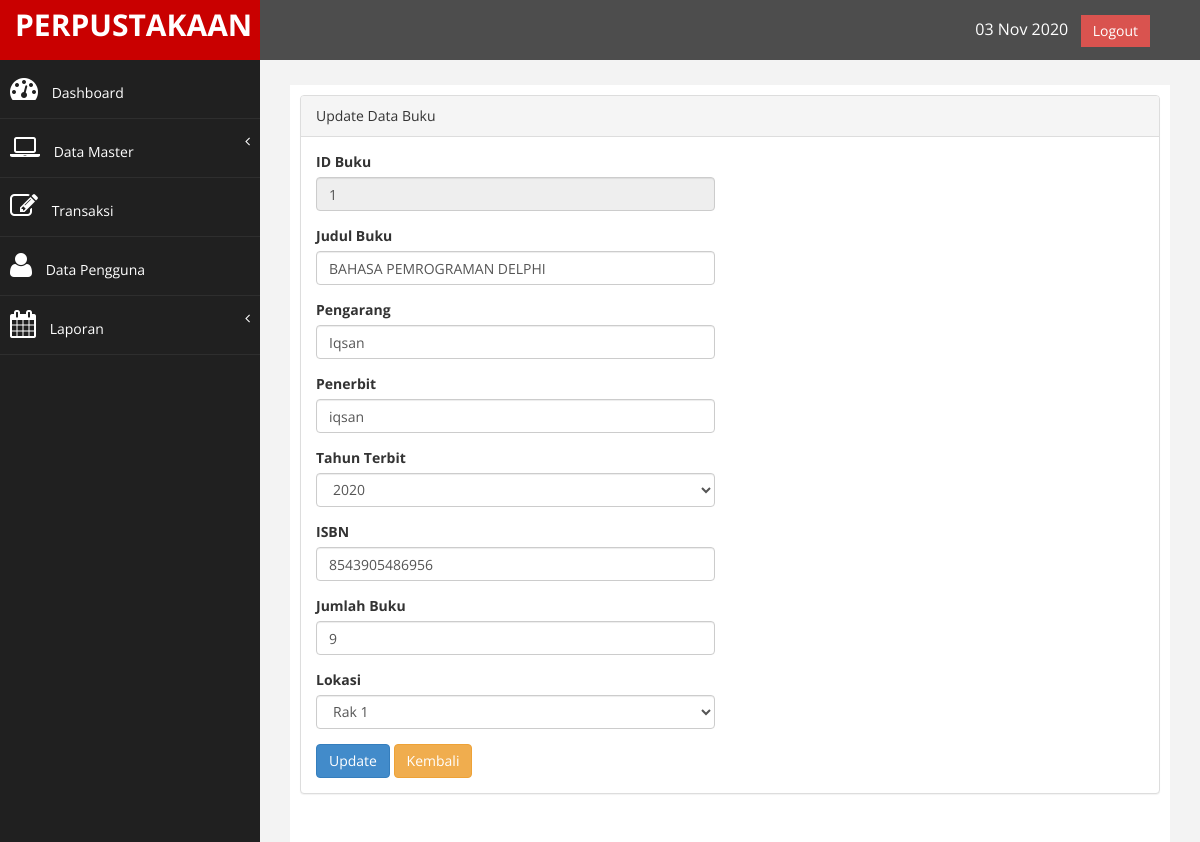
The page /index.php?page=updateBuku&id_buku=1 (signed in) on the database its author committed.
### tables this page shows
CREATE TABLE `tb_buku` (
  `id_buku` int(11) NOT NULL,
  `judul` varchar(100) NOT NULL,
  `pengarang` varchar(100) NOT NULL,
  `penerbit` varchar(100) NOT NULL,
  `tahun_terbit` varchar(10) NOT NULL,
  `isbn` varchar(25) NOT NULL,
  `jumlah_buku` int(11) NOT NULL,
  `lokasi` varchar(20) NOT NULL,
  `tgl_input` timestamp NOT NULL DEFAULT CURRENT_TIMESTAMP ON UPDATE CURRENT_TIMESTAMP
);

### halaman/buku/updateBuku.php (the view, shortened to what this page needs)
<?php
$id_buku = $_GET['id_buku'];
$sql = "SELECT * FROM tb_buku WHERE id_buku=$id_buku";
$query = mysqli_query($koneksi,$sql);
$data = mysqli_fetch_assoc($query);
$lokasi = $data['lokasi'];
?>
<div id="page-wrapper" >
    <div id="page-inner">
     <div class="row">
        <div class="col-md-12">
            <div class="panel panel-default">
                <div class="panel-heading">
                    Update Data Buku
                </div>
                <div class="panel-body">
                    <div class="row">
                        <div class="col-md-6">
                            <form role="form" method="POST" onsubmit="return validasi(this)">
                                <div class="form-group">
                                    <label>ID Buku</label>
                                    <input class="form-control" name="id_buku" id="id_buku" value="<?php echo $data['id_buku']; ?>" readonly/>
                                </div>
                                <div class="form-group">
                                    <label>Judul Buku</label>
                                    <input class="form-control" name="judul" id="judul" value="<?php echo $data['judul']; ?>" />
                                </div>
                                <div class="form-group">
                                    <label>Pengarang</label>
                                    <input class="form-control" name="pengarang" id="pengarang" value="<?php echo $data['pengarang']; ?>" />
                                </div>
                                <div class="form-group">
                                    <label>Penerbit</label>
                                    <input class="form-control" name="penerbit" id="penerbit" value="<?php echo $data['penerbit']; ?>" />
                                </div>
                                <div class="form-group">
                                    <label>Tahun Terbit</label>
                                    <select class="form-control" name="tahun_terbit" id="tahun_terbit">
                                        <?php
                                        $tahun = date("Y");
                                        for ($i = $tahun-29; $i <= $tahun; $i++) {
                                            if ($i==$data['tahun_terbit']) {
                                                echo '
                                                <option value="'.$i.'"selected>'.$i.'</option>
                                                ';
                                            } else {
                                                echo '
                                                <option value="'.$i.'">'.$i.'</option>
                                                ';
                                            }
                                        }
                                        ?>
                                    </select>
                                </div>
                                <div class="form-group">
                                    <label>ISBN</label>
                                    <input class="form-control" name="isbn" id="isbn" value="<?php echo $data['isbn']; ?>" />
                                </div>
                                <div class="form-group">
                                    <label>Jumlah Buku</label>
                                    <input type="number" class="form-control" name="jumlah_buku" id="jumlah_buku" value="<?php echo $data['jumlah_buku']; ?>" />
                                </div>
                                <div class="form-group">
                                    <label>Lokasi</label>
                                    <select class="form-control" name="lokasi" id="lokasi">
                                        <?php
                                        $sql = "SELECT * FROM tb_lokasi ORDER BY id_lokasi";
                                        $query = mysqli_query($koneksi,$sql);
                                        while ($data = mysqli_fetch_assoc($query)) { if ($lokasi == $data['lokasi']) {
                                            $ket ="selected";
                                        } else {
                                            $ket ="";
                                        } ?>
                                        <option <?php echo $ket; ?> value="<?php echo $data['lokasi']; ?>"><?php echo $data['lokasi']; ?></option>
                                        <?php
                                    }
                                    ?>
                                </select>
                            </div>
                            <div>
                                <input type="submit" name="update" value="Update" class="btn btn-primary">
                                <a href="index.php?page=buku" class="btn btn-warning"> Kembali</a>
                            </div>
                        </form>
                    </div>
                </div>
            </div>
        </div>
    </div>
</div>
</div>
</div>

### assets/css/custom.css (style rules this page uses)
body { font-family: 'Open Sans', sans-serif; }
#page-wrapper { padding: 15px 15px; min-height: 600px; background:#F3F3F3; }
#page-inner { width:100%; margin:10px 20px 10px 0px; background-color:#fff!important; padding:10px; min-height:1200px; }
@media (min-width:768px) { #page-wrapper { margin: 0 0 0 260px; padding: 15px 30px; min-height: 1200px; } }

### rows shown on the page
tb_buku: id_buku "1", judul "BAHASA PEMROGRAMAN DELPHI", pengarang "Iqsan", penerbit "iqsan", tahun_terbit "2020", isbn "8543905486956", jumlah_buku "9"

### other values the page prints
form field lokasi "Rak 1"
